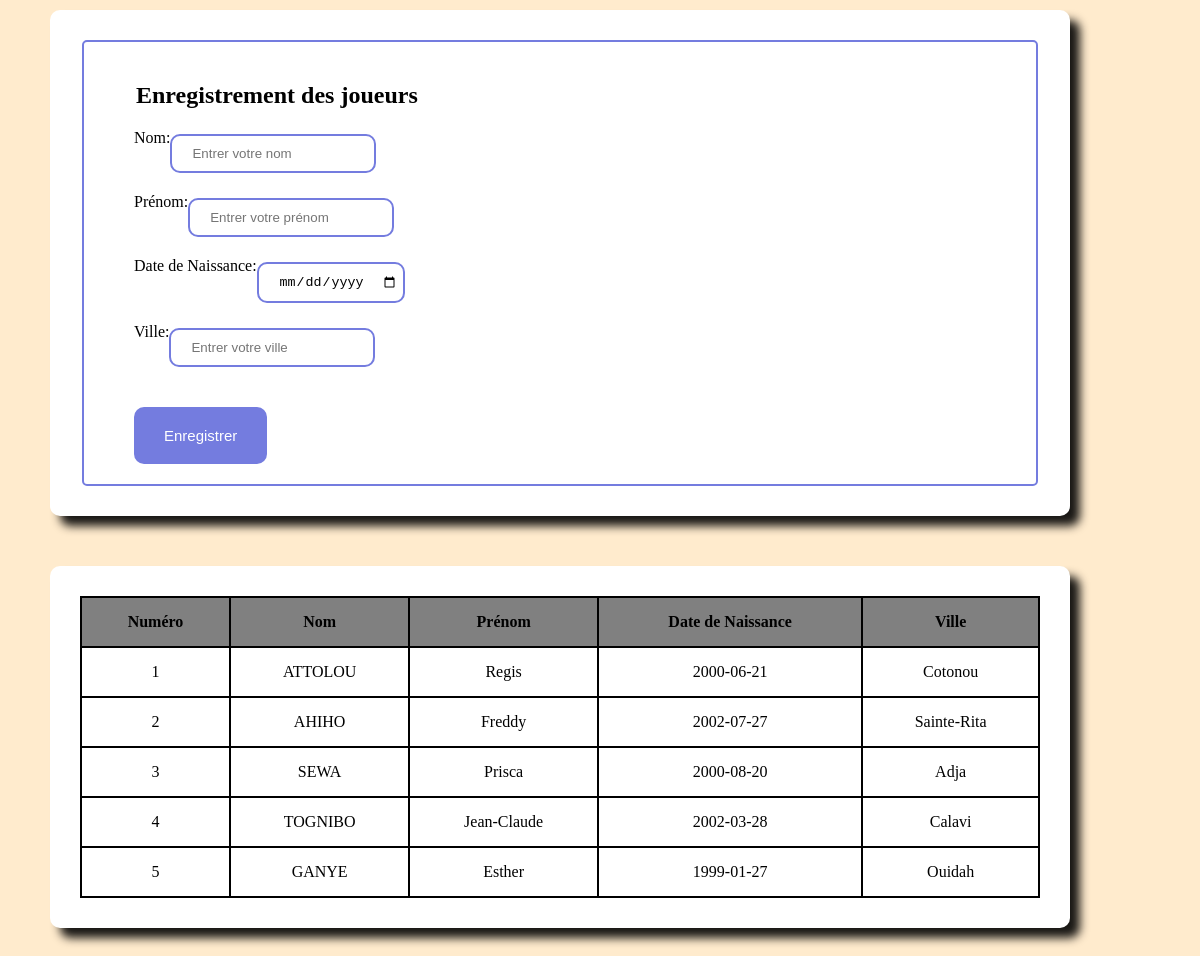
/joueur/index.php, run on the app's committed database.
### tables this page shows
CREATE TABLE IF NOT EXISTS `joueur` (
  `id` int(11) UNSIGNED NOT NULL AUTO_INCREMENT,
  `nom` varchar(255) NOT NULL,
  `prenom` varchar(255) NOT NULL,
  `datNais` varchar(255) NOT NULL,
  `ville` varchar(255) NOT NULL,
  PRIMARY KEY (`id`)
);

### joueur/index.php (the view, shortened to what this page needs)
<?php
require('../connexion/connexion.php');
?>
<!DOCTYPE html>
<html>
<head>
	<link rel="stylesheet" href="../css/styles.css">
	<link rel="stylesheet" type="text/css" href="../css/all.css">
</head>
<body>
 <div class="formulaire">
	 <form action="" method="POST">
	 <fieldset>
  <div class="tete-formulaire">
  	 <legend class="titre-formulaire">
   		<h2>Enregistrement des joueurs</h2>
   	</legend>
  </div>
   <div class="corps-formulaire">
   	 <div class="form-group">
      <label for="nom">Nom:</label>
      <input type="text" placeholder="Entrer votre nom" name="nom" required="">
    </div>
     <div class="form-group">
      <label for="prenom">Prénom:</label>
      <input type="text" placeholder="Entrer votre prénom" name="prenom" required="">
    </div>
      <div class="form-group">
      <label for="date">Date de Naissance:</label>
      <input type="date" placeholder="Entrer votre date de naissance" name="datNais" required="">
    </div>
     <div class="form-group">
      <label for="ville">Ville:</label>
      <input type="text" placeholder="Entrer votre ville" name="ville" required="">
    </div>
   </div>
 <div class="pied-formulaire">
    <button type="submit" name="valider">Enregistrer</button>
</div>
  </fieldset>
</form>
</div>
<div class="container">
<?php
$insertInfos = $bd->query('SELECT * FROM joueur');
?>
    <table>
        <tr class="en-tete">
        <th>Numéro</th>
        <th>Nom</th>
        <th>Prénom</th>
        <th>Date de Naissance</th>
        <th>Ville</th>
        </tr>
<?php
while($donnees = $insertInfos->fetch()){
?>
        <tr class="corps-table">
            <td><?=  $donnees['id'] ?></td>
            <td><?=  $donnees['nom'] ?></td>
            <td><?=  $donnees['prenom'] ?></td>
            <td><?=  $donnees['datNais'] ?></td>
            <td><?=  $donnees['ville'] ?></td>
        </tr>
<?php
}
?>
    </table>
</div>
</body>
</html>

### css/styles.css (style rules this page uses)
body { margin: 0; padding: 0; font-family: times new roman, sans-serif; background: blanchedalmond; }
.formulaire { width: 80%; margin-top: 10px; margin-bottom: 50px; margin-left: 50px; background: white; padding: 30px; border-radius: 10px; box-shadow: 10px 10px 10px rgb(0, 0, 0, 0.9); }
.formulaire fieldset { padding: 20px 200px 20px 50px; border-radius: 5px; border: 2px solid #747cdf; }
.formulaire .corps-formulaire { display: block; flex-wrap: wrap; margin-bottom: 30px; }
.formulaire .corps-formulaire .form-group { margin-top: 20px; display: flex; flex-direction: row; }
.formulaire .corps-formulaire .form-group input { margin-top: 5px; padding: 10px 5px 10px 20px; border: 2px solid #747cdf; border-radius: 10px; outline: none; }
.formulaire .pied-formulaire button { margin-top: 10px; background: #747cdf; color: white; font-size: 15px; border: none; padding: 20px 30px; border-radius: 10px; cursor: pointer; transition: transform 0.5s; }
.container { margin-left: 50px; width: 80%; background: white; padding: 30px; border-radius: 10px; box-shadow: 10px 10px 10px rgb(0, 0, 0, 0.9); margin-bottom: 100px; }
.container table { border: 2px solid; border-collapse: collapse; width: 100%; }
.container table, th, td { padding: 15px; border: 2px solid; text-align: center; }
th { background: grey; }

### data on the page
joueur: id "1", nom "ATTOLOU", prenom "Regis", datNais "2000-06-21", ville "Cotonou"
joueur: id "2", nom "AHIHO", prenom "Freddy", datNais "2002-07-27", ville "Sainte-Rita"
joueur: id "3", nom "SEWA", prenom "Prisca", datNais "2000-08-20", ville "Adja"
joueur: id "4", nom "TOGNIBO", prenom "Jean-Claude", datNais "2002-03-28", ville "Calavi"
joueur: id "5", nom "GANYE", prenom "Esther", datNais "1999-01-27", ville "Ouidah"
